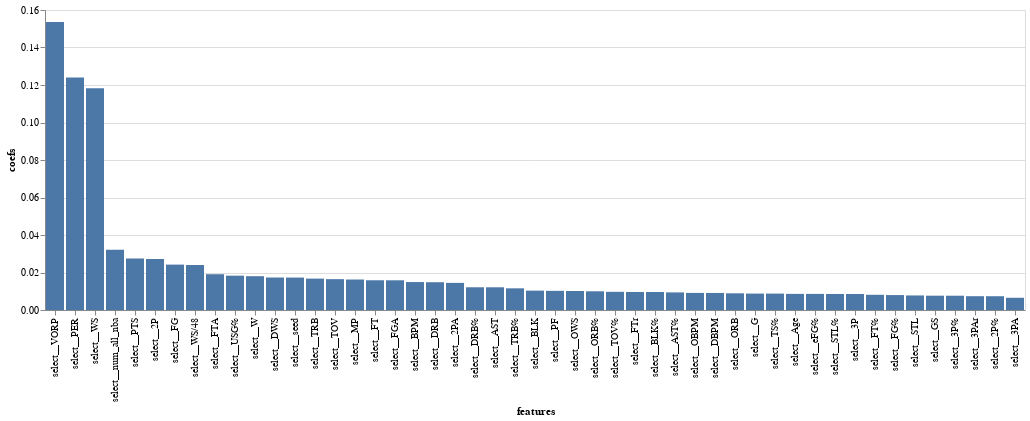

The cell this chart's notebook holds for it:
### Markdown cell above
For our feature importance, we see that the advanced statistic VORP is the most impactful, with PER and WS being the next most so.

### Code cell
feature_names = xgb_model.best_estimator_.named_steps['col_transform'].get_feature_names_out()
coef_df = pd.DataFrame({'coefs':xgb_model.best_estimator_['classifier'].feature_importances_,
                          'features':feature_names})
coef_df_nz = coef_df[coef_df['coefs']!=0]

alt.Chart(coef_df_nz).mark_bar().encode(
    y='coefs',
    x=alt.Y('features', sort='-y'))

### Figure 1 — Vega-Lite specification as saved in the notebook (floating-point values rounded to 4 significant figures)
{"config": {"view": {"continuousWidth": 400, "continuousHeight": 300}}, "data": {"name": "data-1b3583b639226cd996710919caec91f7"}, "mark": "bar", "encoding": {"x": {"field": "features", "sort": "-y", "type": "nominal"}, "y": {"field": "coefs", "type": "quantitative"}}, "$schema": "https://vega.github.io/schema/vega-lite/v4.17.0.json", "datasets": {"data-1b3583b639226cd996710919caec91f7": [{"coefs": 0.008599, "features": "select__Age"}, {"coefs": 0.008757, "features": "select__G"}, {"coefs": 0.007637, "features": "select__GS"}, {"coefs": 0.01626, "features": "select__MP"}, {"coefs": 0.0242, "features": "select__FG"}, {"coefs": 0.01585, "features": "select__FGA"}, {"coefs": 0.007968, "features": "select__FG%"}, {"coefs": 0.008537, "features": "select__3P"}, {"coefs": 0.006513, "features": "select__3PA"}, {"coefs": 0.007615, "features": "select__3P%"}, {"coefs": 0.02726, "features": "select__2P"}, {"coefs": 0.01446, "features": "select__2PA"}, {"coefs": 0.007352, "features": "select__2P%"}, {"coefs": 0.008583, "features": "select__eFG%"}, {"coefs": 0.01586, "features": "select__FT"}, {"coefs": 0.01908, "features": "select__FTA"}, {"coefs": 0.00811, "features": "select__FT%"}, {"coefs": 0.008902, "features": "select__ORB"}, {"coefs": 0.01482, "features": "select__DRB"}, {"coefs": 0.01674, "features": "select__TRB"}, {"coefs": 0.0121, "features": "select__AST"}, {"coefs": 0.007761, "features": "select__STL"}, {"coefs": 0.01033, "features": "select__BLK"}, {"coefs": 0.01645, "features": "select__TOV"}, {"coefs": 0.01021, "features": "select__PF"}, {"coefs": 0.0274, "features": "select__PTS"}, {"coefs": 0.124, "features": "select__PER"}, {"coefs": 0.008745, "features": "select__TS%"}, {"coefs": 0.007364, "features": "select__3PAr"}, {"coefs": 0.009618, "features": "select__FTr"}, {"coefs": 0.009977, "features": "select__ORB%"}, {"coefs": 0.01212, "features": "select__DRB%"}, {"coefs": 0.01156, "features": "select__TRB%"}, {"coefs": 0.009386, "features": "select__AST%"}, {"coefs": 0.00855, "features": "select__STL%"}, {"coefs": 0.009605, "features": "select__BLK%"}, {"coefs": 0.009686, "features": "select__TOV%"}, {"coefs": 0.01831, "features": "select__USG%"}, {"coefs": 0.01015, "features": "select__OWS"}, {"coefs": 0.01733, "features": "select__DWS"}, {"coefs": 0.1183, "features": "select__WS"}, {"coefs": 0.02399, "features": "select__WS/48"}, {"coefs": 0.009106, "features": "select__OBPM"}, {"coefs": 0.00909, "features": "select__DBPM"}, {"coefs": 0.01491, "features": "select__BPM"}, {"coefs": 0.1535, "features": "select__VORP"}, {"coefs": 0.01803, "features": "select__W"}, {"coefs": 0.03207, "features": "select__num_all_nba"}, {"coefs": 0.01729, "features": "select__seed"}]}}
